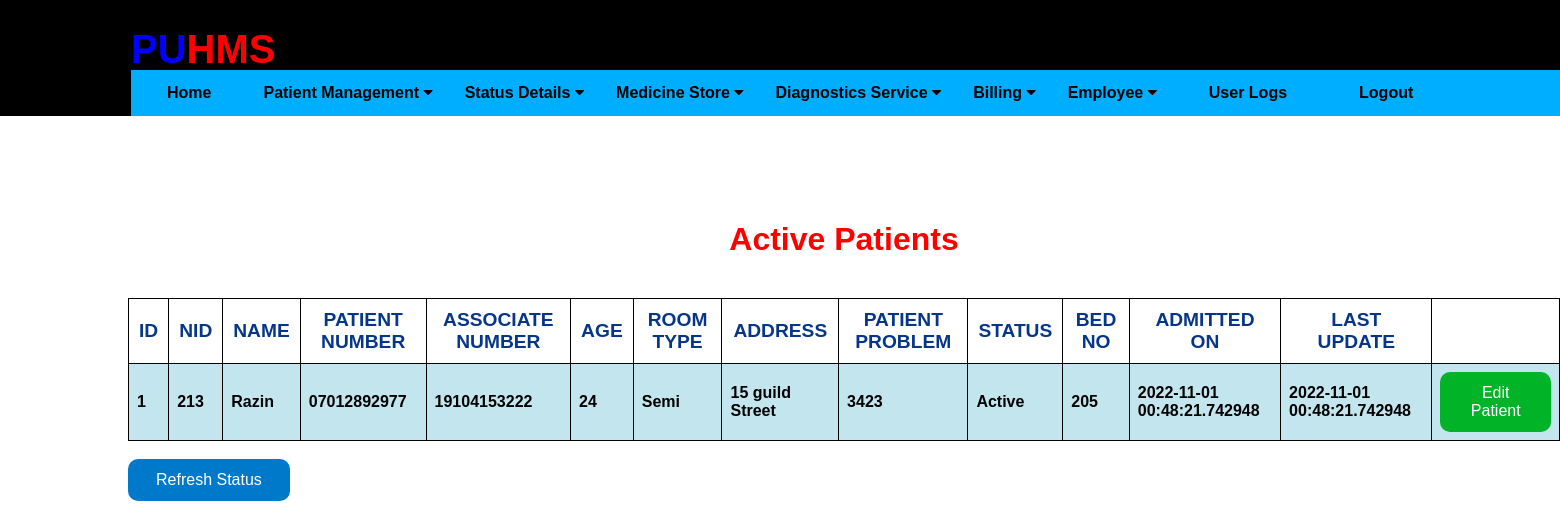
The page /patientscreen (signed in) on the database as committed earlier.
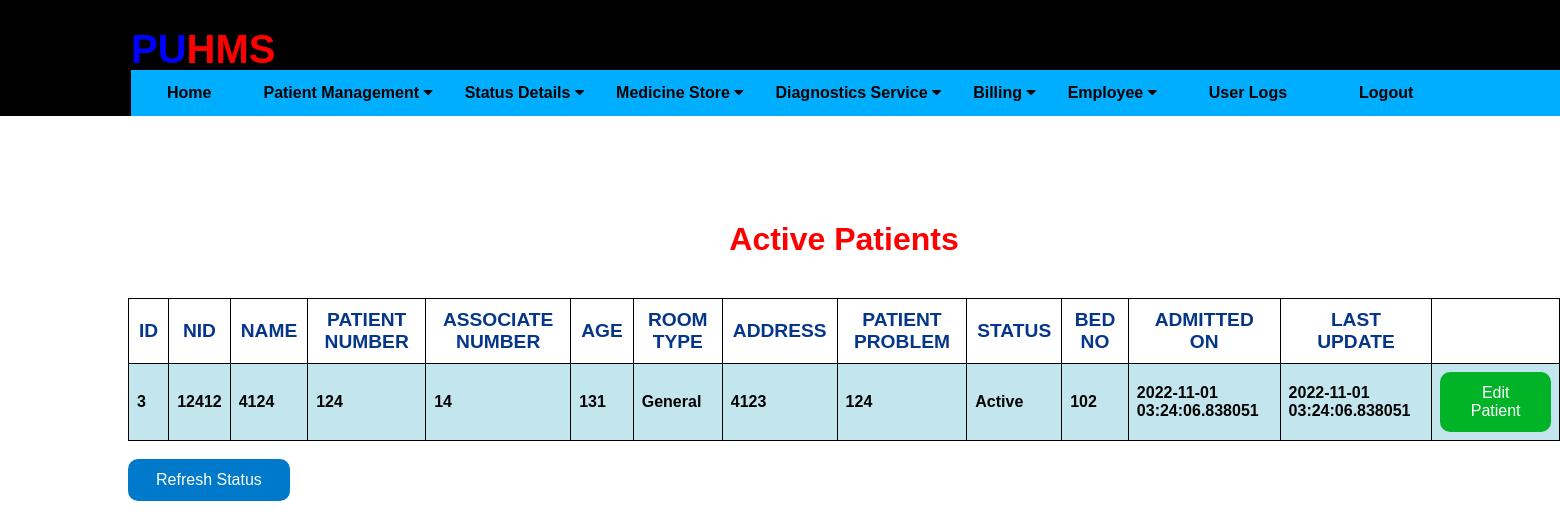
The same page on the database as committed later.
### application/db.py (models this page shows)
class Patients(db.Model):
    __tablename__ = 'patients'
    id = db.Column(db.Integer, primary_key=True)
    nid = db.Column(db.Integer, unique=True)
    pname = db.Column(db.String(20), nullable=False)
    age = db.Column(db.Integer)
    date = db.Column(db.DateTime, default=datetime.now)
    ldate = db.Column(db.DateTime, default=datetime.now)
    tbed = db.Column(db.String(10))
    address = db.Column(db.String(20))
    status = db.Column(db.String(20))
    issue = db.Column(db.String(100))
    pcontact = db.Column(db.String(20))
    assoc_contact = db.Column(db.String(20))
    room = db.Column(db.String(9))
    assignBed = db.Column(db.Integer(), nullable=False)

### application/routes.py (the view)
@app.route('/patientscreen')
def patientscreen():
    if session.get('username') or session.get('recepUsername'):
        pts = Patients.query.filter_by( status = 'Active' )
        print("ptsss",pts)
        if not pts:
            flash('All Patients Discharged')
            return redirect( url_for('update_patient') )
        else:
            print("inside else")
            return render_template('patientscreen.html', pts = pts)
    else:
        return "<h1>You do not have permission to perform this action. Please go back</h1>"

### application/templates/patientscreen.html (shortened to what this page needs)
{% extends "layout.html" %}
{% block content %}
<div class="astatus">
    <h1 style="color: rgb(255, 0, 0);">Active Patients</h1><br>
    <table border="1">
        <tr>
            <th>ID</th>
            <th>NID</th>
            <th>NAME</th>
            <th>PATIENT NUMBER</th>
            <th>ASSOCIATE NUMBER</th>
            <th>AGE</th>
            <th>ROOM TYPE</th>
            <th>ADDRESS</th>
            <th>PATIENT PROBLEM</th>
            <th>STATUS</th>
            <th>BED NO</th>
            <th>ADMITTED ON</th>
            <th>LAST UPDATE</th>
            <th></th>
        </tr>
        {% for update in pts %}
        <tr>
            <td> {{ update.id }} </td>
            <td> {{ update.nid }} </td>
            <td> {{ update.pname }} </td>
            <td> {{ update.pcontact }} </td>
            <td> {{ update.assoc_contact }} </td>
            <td> {{ update.age }} </td>
            <td> {{ update.tbed }} </td>
            <td> {{ update.address }}</td>
            <td> {{ update.issue }} </td>
            <td> {{ update.status }} </td>
            <td> {{ update.assignBed }} </td>
            <td> {{ update.date }} </td>
            <td> {{ update.ldate }} </td>
            <td> <button type="button" class="ubutton" onclick="window.location='editpatientdetail/{{ update.id }}'"> Edit Patient </button> </td>
        </tr>
        {% else %}
                <h3>No Active Patients!</h3>
        {% endfor %}
    </table>
    <br>
    <form action="{{ url_for('patientscreen') }}">
    <button type="submit" class="ibutton" value="Refresh the list">Refresh Status</button>
    </form>
</div>
{% endblock %}

Rows that differ between the two databases and show on the page:
no longer on this page (row edited): Patients: id "1", nid "213", pname "Razin", pcontact "07012892977", assoc_contact "19104153222", age "24", tbed "Semi", address "15 guild Street", issue "3423", status "Active", assignBed "205", date "2022-11-01 00:48:21.742948", ldate "2022-11-01 00:48:21.742948"
added Patients: id "3", nid "12412", pname "4124", pcontact "124", assoc_contact "14", age "131", tbed "General", address "4123", issue "124", status "Active", assignBed "102", date "2022-11-01 03:24:06.838051", ldate "2022-11-01 03:24:06.838051"
